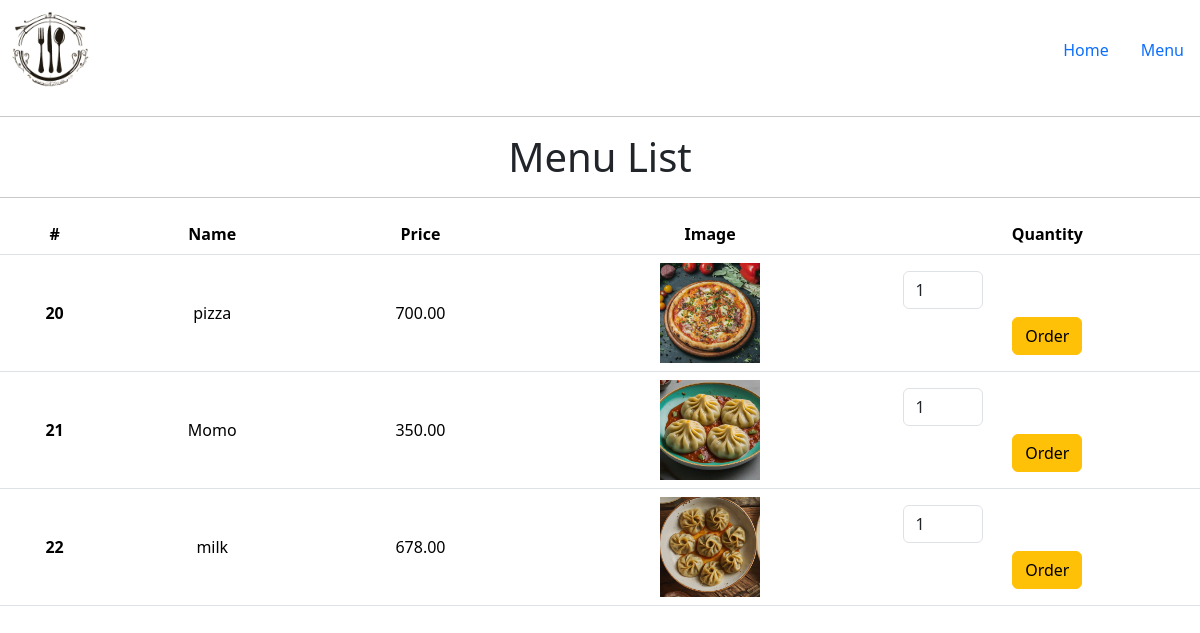
The app's page /menu/ with its own data.
### hotel/models.py (models this page shows, shortened)
class Second(models.Model):
    name = models.CharField(max_length=100)
    price = models.DecimalField(max_digits=10, decimal_places=2)
    image = models.ImageField(upload_to='images/')

### Second/views.py (the view)
# urls.py: path('menu/', menu, name='menu'),
def menu(request):
    scd_obj = Second.objects.all()
    context = {'hotels': scd_obj}
    return render(request, 'menu.html', context)

### hotel/templates/menu.html (shortened to what this page needs)
<!DOCTYPE html>
<html lang="en">
<head>
    <link href="https://cdn.jsdelivr.net/npm/bootstrap@5.3.3/dist/css/bootstrap.min.css" rel="stylesheet">
</head>
<body>
    {% load static %}
    <header class="header">
        <a href="{% url 'home' %}">
            <img class="logo" src="{% static 'images/logo1.png' %}" alt="Our Restaurant Logo">
        </a>
        <nav class="nav justify-content-end">
            <li class="nav-item">
                <a class="nav-link active" aria-current="page" href="{% url 'home' %}">Home</a>
            </li>
            <li class="nav-item">
                <a class="nav-link" href="{% url 'menu' %}">Menu</a>
            </li>
        </nav>
    </header>
    <hr>
    <h1 class="center-text">Menu List</h1>
    <hr>
    <table class="table">
        <thead>
            <tr>
                <th scope="col">#</th>
                <th scope="col">Name</th>
                <th scope="col">Price</th>
                <th scope="col">Image</th>
                <th scope="col">Quantity</th>
            </tr>
        </thead>
        <tbody>
            {% for hotel in hotels %}
            <tr>
                <th scope="row">{{ hotel.id }}</th>
                <td>{{ hotel.name }}</td>
                <td>{{ hotel.price }}</td>
                <td><img src="{{ hotel.image.url }}" alt="{{ hotel.name }}" style="width: 100px;"></td>
                <td>
                    <form action="{% url 'order_food' hotel.id %}" method="post">
                        <input type="number" name="quantity" value="1" min="1" class="form-control" style="width: 80px;">
                        <button type="submit" class="btn btn-warning mt-2">Order</button>
                    </form>
                </td>
            </tr>
            {% endfor %}
        </tbody>
    </table>
</body>
</html>

### hotel/templates/menu.html (style rules this page uses)
.header { display: flex; align-items: center; padding: 0rem; }
.logo { width: 100px; height: auto; margin-right: 1rem; }
.nav { flex-grow: 1; justify-content: flex-end; }
.center-text { text-align: center; }
.table td, .table th { vertical-align: middle; text-align: center; }

### records on screen
Second: id "20", name "pizza", price "700.00", image (picture)
Second: id "21", name "Momo", price "350.00", image (picture)
Second: id "22", name "milk", price "678.00", image (picture)
